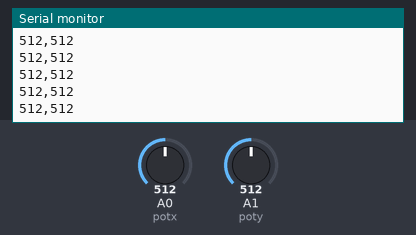
Bench run of a sketch on a simulated Arduino Uno, built with avr-gcc and run on an emulated ATmega328P. Shown: the last lines printed to the serial monitor. The test bench sets the inputs (shaded band); at power-on: A0 (potx) = 512, A1 (poty) = 512.

Above: at 1.2 s.
1.3 s: A0 (potx) set to 716
At 1.31 s:
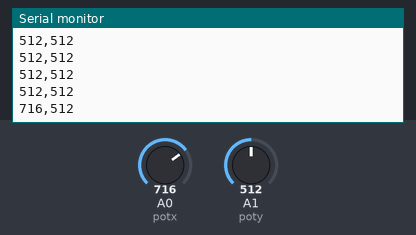
2.8 s: A1 (poty) set to 716
At 2.82 s:
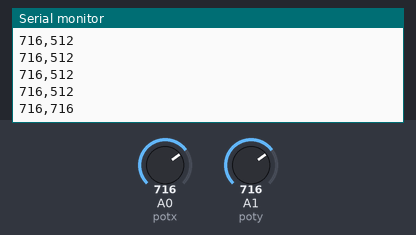
4.3 s: A0 (potx) set to 900
At 4.33 s:
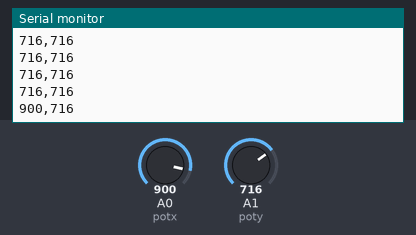
5.8 s: A1 (poty) set to 900
At 5.84 s:
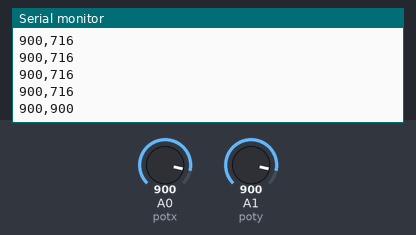
Timing chart, 0 to 8.3 s (numbered marks = the images above; inputs shaded):
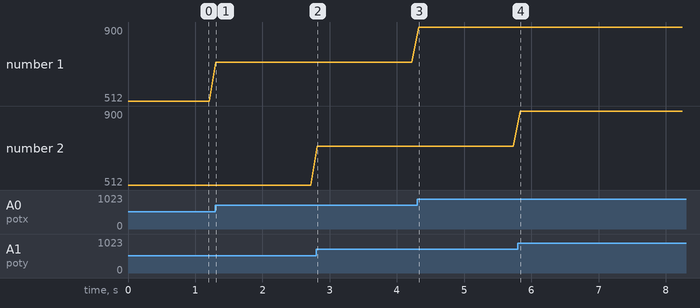

The sketch:

pote_xy.ino
```cpp
int potx = 0;
int poty = 1;
int valx = 0;
int valy = 0;

void setup() {
  // put your setup code here, to run once:
  Serial.begin(9600);
  pinMode(potx, INPUT);
  pinMode(poty, INPUT);

}

void loop() {
  // put your main code here, to run repeatedly:
  valx = analogRead(potx);
  valy = analogRead(poty);
  Serial.print(valx);
  Serial.print(",");
  Serial.println(valy);
  delay(100);
}
```

Measured:
- after the input at 1.3 s, the serial monitor: prints a new line at once (image 1)
- after the input at 2.8 s, the serial monitor: prints a new line at once (image 2)
- after the input at 4.3 s, the serial monitor: prints a new line at once (image 3)
- after the input at 5.8 s, the serial monitor: prints a new line at once (image 4)
- plotted number 1: 512 → 716 after the input at 1.3 s, 716 → 900 after the input at 4.3 s
